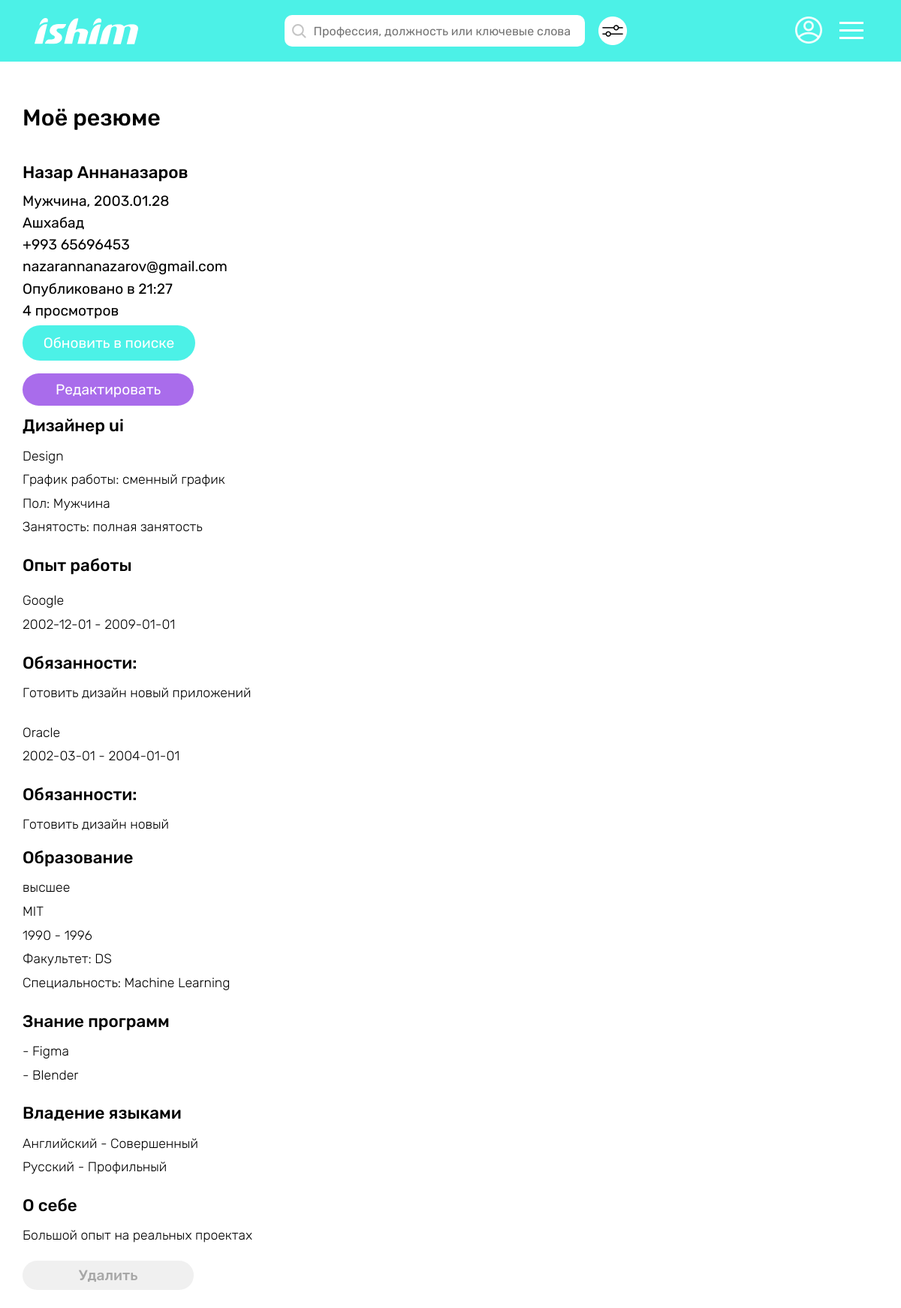
Screenshot of /employee/my-cv/4 (signed in) with the database file from the repository.
### employee/models.py (models this page shows, shortened)
class CV(models.Model):
    employee = models.ForeignKey(Employee, on_delete=models.CASCADE)
    first_name = models.CharField(max_length=65)
    last_name = models.CharField(max_length=65)
    birth_date = models.DateField()
    mobile_num = models.CharField(max_length=25)
    email = models.EmailField()
    registration = models.CharField(max_length=100)
    sex = models.CharField(max_length=65)
    position = models.CharField(max_length=65)
    sphere = models.CharField(max_length=100)
    min_salary = models.IntegerField()
    busyness = models.CharField(max_length=65, default='')
    work_graph = models.CharField(max_length=65)
    about = models.TextField()
    views = models.IntegerField(default=0)
    suitable_vacancies = models.ManyToManyField(Vacancy, blank=True)
    creation_date = models.DateTimeField(auto_now_add=True)

class CVAttr(models.Model):
    cv = models.ForeignKey(CV, on_delete=models.CASCADE, null=True, blank=True)

class WorkExperience(CVAttr):
    position = models.CharField(max_length=65)
    org_name = models.CharField(max_length=100)
    responsibilities = models.TextField()
    start_year = models.CharField(max_length=65)
    end_year = models.CharField(max_length=65)

class Education(CVAttr):
    degree = models.CharField(max_length=65)
    establishment = models.CharField(max_length=65)
    faculty = models.CharField(max_length=65)
    specialization = models.CharField(max_length=100)
    start_year = models.IntegerField()
    end_year = models.IntegerField()

class KnownProgram(CVAttr):
    program = models.CharField(max_length=65)

class KnownLanguage(CVAttr):
    language = models.CharField(max_length=25)
    level = models.CharField(max_length=65)

### employee/views.py (the view)
# urls.py: path('my-cv/<int:pk>', tm_views.MyCVDetailView.as_view(), name='my-cv-info-tm'),
class MyCVDetailView(LoginRequiredMixin, UserPassesTestMixin, DetailView):
    model = CV
    template_name = 'employee/my_cv_detail.html'
    def test_func(self):
        if not hasattr(self.request.user, 'employee'):
            return False
        cv = self.get_object()
        return cv.employee == self.request.user.employee

### employee/templates/employee/my_cv_detail.html (shortened to what this page needs)
{% extends "main/base.html" %}
{% load static %}
{% block content %}
      <div class="container__main pad-0 w-1920">
         {% include 'main/header_employee.html' %}
         <div class="container__content">
            <div class="my__vac__view">
               <h1 class="mvv__headline">Моё резюме</h1>
               <h3 class="mvv__subtitle">{{ object.first_name }} {{ object.last_name }}</h3>
               <span class="mvv__main__info">{{ object.sex }}, {{ object.birth_date|date:"Y.m.d" }}</span>
               <span class="mvv__main__info">{{ object.registration }}</span>
               <span class="mvv__main__info">{{ object.mobile_num }}</span>
               <span class="mvv__main__info">{{ object.email }}</span>
               <span class="mvv__main__info">Опубликовано в {{ object.creation_date|date:"H:i" }}</span>
               <span class="mvv__main__info">{{ object.views }} просмотров</span>
               <a href="{% url 'refresh-cv' object.id %}" class="mvv__refresh__in__search__btn green__btn">Обновить в поиске</a>
               <a href="" class="mvv__edit__btn purp__btn">Редактировать</a>
               <h4 class="mvv__subtitle">{{ object.position }}
               </h4>
               <p class="mvv__info">
                  <span>{{ object.sphere }}</span>
                  <span>График работы: {{ object.work_graph }}</span>
                  <span>Пол: {{ object.sex }}</span>
                  <span>Занятость:  {{ object.busyness }}</span>
               </p>
               <h4 class="mvv__subtitle">Опыт работы</h4>
               {% for cvattr in object.cvattr_set.all %}
               {% if cvattr.workexperience %}
               <p class="mvv__info">
                  <span>{{ cvattr.workexperience.org_name }}</span>
                  <span>{{ cvattr.workexperience.start_year }} - {{ cvattr.workexperience.end_year }}</span>
               </p>
               <h4 class="mvv__subtitle">Обязанности:</h4>
               <p class="mvv__info">
                  {{ cvattr.workexperience.responsibilities }}
               </p>
               {% endif %}
               {% endfor %}
               <h4 class="mvv__subtitle">Образование
               </h4>
               {% for cvattr in object.cvattr_set.all %}
                  {% if cvattr.education %}
               <p class="mvv__info">
                  <span>
                     {{ cvattr.education.degree }}
                  </span>
                  <span>{{ cvattr.education.establishment }}</span>
                  <span>{{ cvattr.education.start_year }} - {{ cvattr.education.end_year }}</span>
                  <span>Факультет: {{ cvattr.education.faculty }}</span>
                  <span>Специальность: {{ cvattr.education.specialization }}</span>
               </p>
               {% endif %}
               {% endfor %}
               <h4 class="mvv__subtitle">Знание программ</h4>
               <p class="mvv__info">
                  {% for cvattr in object.cvattr_set.all %}
                  {% if cvattr.knownprogram %}
                  <span>- {{ cvattr.knownprogram.program }}</span>
                  {% endif %}
                  {% endfor %}
               </p>
               <h4 class="mvv__subtitle">Владение языками</h4>
               <p class="mvv__info">
                  {% for cvattr in object.cvattr_set.all %}
                  {% if cvattr.knownlanguage %}
                  <span>{{ cvattr.knownlanguage.language }} - {{ cvattr.knownlanguage.level }}</span>
                  {% endif %}
                  {% endfor %}
               </p>
               <h4 class="mvv__subtitle">О себе</h4>
               <p class="mvv__info">
                  {{ object.about }}
               </p>
               <a href="{% url 'delete-cv' cv.id %}" class="mvv__delete__btn">Удалить</a>
            </div>
         </div>
      </div>
      {% endblock %}

### static/main.css (style rules this page uses)
* { padding: 0; margin: 0; border: 0; }
*, *:before, *:after { -moz-box-sizing: border-box; -webkit-box-sizing: border-box; box-sizing: border-box; }
html, body { height: 100%; width: 100%; font-size: 100%; line-height: 1; font-size: 16px; -ms-text-size-adjust: 100%; -moz-text-size-adjust: 100%; -webkit-text-size-adjust: 100%; color: #000; font-family: 'Rubik', sans-serif; }
a, a:visited { text-decoration: none; }
h1, h2, h3, h4, h5, h6 { font-size: inherit; font-weight: 400; margin: 0; }
p { margin: 0; }
.w-1920 { width: 100%; max-width: 1920px; }
.pad-0 { padding: 0; }
.purp__btn { background-color: #A96CEB; font-size: 1.2rem; line-height: 1.2; text-align: center; color: #fff; }
.green__btn { background-color: #4CF1E7; font-size: 1.2rem; line-height: 1.2; text-align: center; color: #fff; }
.container__content { width: 100%; max-width: 1440px; padding: 0 30px; margin: 0 auto; position: relative; }
.container__main { width: 100%; margin: 0 auto; position: relative; }
.my__vac__view { width: 100%; max-width: 740px; display: flex; flex-direction: column; padding-top: 60px; }
.mvv__headline { font-size: 1.9rem; font-weight: 500; margin-bottom: 47px; }
.mvv__main__info { font-size: 1.2rem; margin-bottom: 10px; }
.mvv__refresh__in__search__btn { width: 230px; padding: 12px 15px; background: #4CF1E7; border-radius: 33px; margin-bottom: 17px; }
.mvv__subtitle { font-size: 1.4rem; font-weight: 500; margin-bottom: 16px; }
.mvv__info { font-size: 1.1rem; font-weight: 300; line-height: 1.4; margin-bottom: 21px; }
.mvv__info span { display: block; font-size: 1.1rem; font-weight: 300; margin-bottom: 7px; }
.mvv__edit__btn { width: 228px; padding: 10px 0; text-align: center; background: #A96CEB; border-radius: 33px; margin-bottom: 16px; }
.mvv__delete__btn { width: 228px; font-size: 1.2rem; font-weight: 500; text-align: center; color: rgba(0, 0, 0, 0.3); padding: 10px 0; background: #F0F0F0; border-radius: 33px; margin-bottom: 24px; }

### rows the page displays
CV: first_name "Назар", last_name "Аннаназаров", sex "Мужчина", birth_date "2003.01.28", registration "Ашхабад", mobile_num "+993 65696453", email "nazarannanazarov@gmail.com", creation_date "21:27", views "4", position "Дизайнер ui", sphere "Design", work_graph "сменный график", busyness "полная занятость", about "Большой опыт на реальных проектах"
CVAttr: workexperience.org_name "Google", workexperience.start_year "2002-12-01", workexperience.end_year "2009-01-01", workexperience.responsibilities "Готовить дизайн новый приложений"
CVAttr: workexperience.org_name "Oracle", workexperience.start_year "2002-03-01", workexperience.end_year "2004-01-01", workexperience.responsibilities "Готовить дизайн новый"
CVAttr: education.degree "высшее", education.establishment "MIT", education.start_year "1990", education.end_year "1996", education.faculty "DS", education.specialization "Machine Learning"
CVAttr: knownprogram.program "Figma"
CVAttr: knownprogram.program "Blender"
CVAttr: knownlanguage.language "Английский", knownlanguage.level "Совершенный"
CVAttr: knownlanguage.language "Русский", knownlanguage.level "Профильный"
